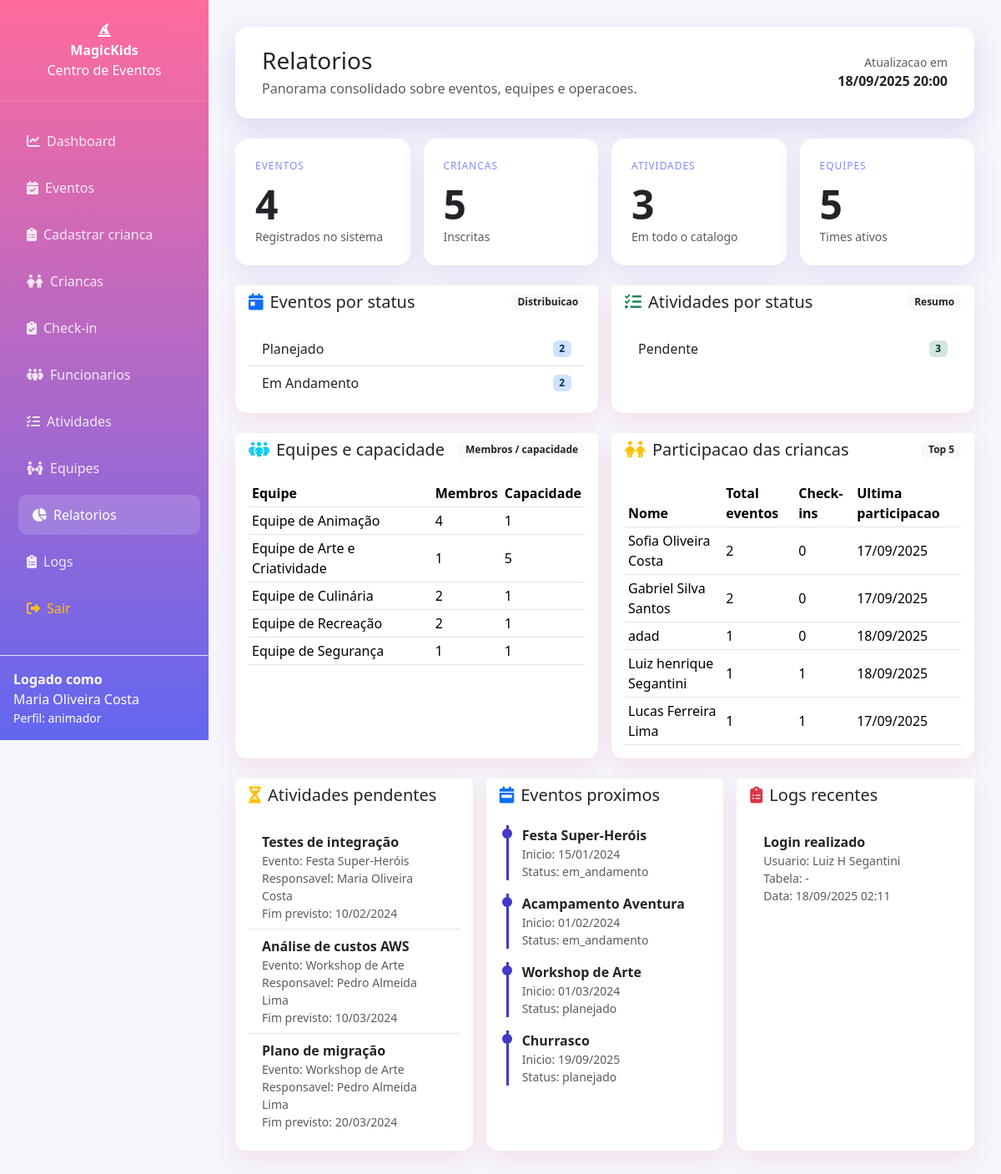
/relatorios.php (signed in), run on the app's committed database.
### tables this page shows
CREATE TABLE IF NOT EXISTS `usuarios` (
  `id` int(11) NOT NULL AUTO_INCREMENT,
  `nome_completo` varchar(255) NOT NULL,
  `cpf` varchar(14) NOT NULL,
  `email` varchar(255) NOT NULL,
  `cargo` varchar(100) DEFAULT NULL,
  `login` varchar(50) NOT NULL,
  `senha` varchar(255) NOT NULL,
  `perfil` enum('administrador','coordenador','animador','monitor','auxiliar') NOT NULL,
  `data_criacao` timestamp NOT NULL DEFAULT current_timestamp(),
  `data_atualizacao` timestamp NOT NULL DEFAULT current_timestamp() ON UPDATE current_timestamp(),
  PRIMARY KEY (`id`),
  UNIQUE KEY `cpf` (`cpf`),
  UNIQUE KEY `email` (`email`),
  UNIQUE KEY `login` (`login`)
);

CREATE TABLE IF NOT EXISTS `tarefas` (
  `id` int(11) NOT NULL AUTO_INCREMENT,
  `titulo` varchar(255) NOT NULL,
  `tipo_atividade` enum('Recreação','Alimentação','Oficina','Show','Brincadeira','Cuidados','Limpeza','Setup','Outro') DEFAULT 'Recreação',
  `descricao` text DEFAULT NULL,
  `material_necessario` text DEFAULT NULL,
  `publico_alvo` varchar(100) DEFAULT NULL,
  `evento_id` int(11) NOT NULL,
  `responsavel_id` int(11) DEFAULT NULL,
  `status` enum('pendente','em_execucao','concluida') DEFAULT 'pendente',
  `data_inicio` date DEFAULT NULL,
  `data_fim_prevista` date DEFAULT NULL,
  `data_fim_real` date DEFAULT NULL,
  `data_criacao` timestamp NOT NULL DEFAULT current_timestamp(),
  `data_atualizacao` timestamp NOT NULL DEFAULT current_timestamp() ON UPDATE current_timestamp(),
  PRIMARY KEY (`id`),
  KEY `projeto_id` (`evento_id`),
  KEY `responsavel_id` (`responsavel_id`),
  CONSTRAINT `tarefas_ibfk_1` FOREIGN KEY (`evento_id`) REFERENCES `eventos` (`id`) ON DELETE CASCADE,
  CONSTRAINT `tarefas_ibfk_2` FOREIGN KEY (`responsavel_id`) REFERENCES `usuarios` (`id`)
);

CREATE TABLE IF NOT EXISTS `eventos` (
  `id` int(11) NOT NULL AUTO_INCREMENT,
  `nome` varchar(255) NOT NULL,
  `tipo_evento` enum('Festa Infantil','Aniversário','Workshop','Acampamento','Gincana','Show Infantil','Outro') DEFAULT 'Festa Infantil',
  `faixa_etaria_min` int(3) DEFAULT 3,
  `faixa_etaria_max` int(3) DEFAULT 12,
  `capacidade_maxima` int(4) DEFAULT 50,
  `local_evento` text DEFAULT NULL,
  `duracao_horas` decimal(3,1) DEFAULT 4.0,
  `descricao` text DEFAULT NULL,
  `data_inicio` date DEFAULT NULL,
  `data_fim_evento` date DEFAULT NULL,
  `status` enum('planejado','em_andamento','concluido','cancelado') DEFAULT 'planejado',
  `coordenador_id` int(11) DEFAULT NULL,
  `data_criacao` timestamp NOT NULL DEFAULT current_timestamp(),
  `data_atualizacao` timestamp NOT NULL DEFAULT current_timestamp() ON UPDATE current_timestamp(),
  PRIMARY KEY (`id`),
  KEY `gerente_id` (`coordenador_id`),
  CONSTRAINT `eventos_ibfk_1` FOREIGN KEY (`coordenador_id`) REFERENCES `usuarios` (`id`)
);

CREATE TABLE IF NOT EXISTS `logs_sistema` (
  `id` int(11) NOT NULL AUTO_INCREMENT,
  `usuario_id` int(11) DEFAULT NULL,
  `acao` varchar(255) NOT NULL COMMENT 'Check-in criança, Check-out criança, Evento criado, Criança cadastrada, etc.',
  `tabela_afetada` varchar(100) DEFAULT NULL,
  `registro_id` int(11) DEFAULT NULL,
  `dados_anteriores` longtext DEFAULT NULL CHECK (json_valid(`dados_anteriores`)),
  `dados_novos` longtext DEFAULT NULL CHECK (json_valid(`dados_novos`)),
  `ip_address` varchar(45) DEFAULT NULL,
  `data_criacao` timestamp NOT NULL DEFAULT current_timestamp(),
  PRIMARY KEY (`id`),
  KEY `usuario_id` (`usuario_id`),
  CONSTRAINT `logs_sistema_ibfk_1` FOREIGN KEY (`usuario_id`) REFERENCES `usuarios` (`id`)
);

### relatorios.php (the view, shortened to what the rows shown need)
<?php
require_once 'includes/auth.php';
require_once 'controllers/RelatoriosController.php';
$controller = new RelatoriosController();
$currentUser = getCurrentUser();
$equipesDistribuicao = $controller->getEquipesDistribuicao();
$participacaoCriancas = $controller->getParticipacaoCriancas();
$atividadesPendentes = $controller->getAtividadesPendentes();
$eventosProximos = $controller->getEventosProximos();
$logsRecentes = $controller->getLogsRecentes();
$currentUserName = $currentUser['nome_completo'] ?? ($currentUser['nome'] ?? '');
$currentUserPerfil = $currentUser['perfil'] ?? '';
?>
<!DOCTYPE html>
<html lang="pt-BR">
<head>
    <link href="https://cdnjs.cloudflare.com/ajax/libs/bootstrap/5.3.2/css/bootstrap.min.css" rel="stylesheet">
    <link href="https://cdnjs.cloudflare.com/ajax/libs/font-awesome/6.4.0/css/all.min.css" rel="stylesheet">
</head>
<body>
    <div class="sidebar">
        <div class="p-3 border-top border-white-25 text-white-75">
            <div class="fw-semibold">Logado como</div>
            <div><?php echo htmlspecialchars($currentUserName, ENT_QUOTES, 'UTF-8'); ?></div>
            <div class="small">Perfil: <?php echo htmlspecialchars($currentUserPerfil, ENT_QUOTES, 'UTF-8'); ?></div>
        </div>
    </div>
    <main class="main-content">
        <div class="header-bar">
            <div>
                <h1 class="h3 mb-1">Relatorios</h1>
            </div>
        </div>
        <div class="row g-3 mb-4">
            <div class="col-lg-6">
                <div class="card mini-card h-100">
                    <div class="card-body">
                        <?php if (empty($equipesDistribuicao)): ?>
                        <p class="text-muted mb-0">Nenhuma equipe cadastrada.</p>
                        <?php else: ?>
                        <div class="table-responsive">
                            <table class="table table-sm align-middle mb-0">
                                <thead>
                                    <tr>
                                        <th>Equipe</th>
                                        <th>Membros</th>
                                        <th>Capacidade</th>
                                    </tr>
                                </thead>
                            </table>
                        </div>
                        <?php endif; ?>
                    </div>
                </div>
            </div>
            <div class="col-lg-6">
                <div class="card mini-card h-100">
                    <div class="card-body">
                        <?php if (empty($participacaoCriancas)): ?>
                        <p class="text-muted mb-0">Sem dados disponiveis.</p>
                        <?php else: ?>
                        <div class="table-responsive">
                            <table class="table table-sm align-middle mb-0">
                                <thead>
                                    <tr>
                                        <th>Nome</th>
                                        <th>Total eventos</th>
                                        <th>Check-ins</th>
                                        <th>Ultima participacao</th>
                                    </tr>
                                </thead>
                            </table>
                        </div>
                        <?php endif; ?>
                    </div>
                </div>
            </div>
        </div>
        <div class="row g-3">
            <div class="col-lg-4">
                <div class="card mini-card h-100">
                    <div class="card-body">
                        <?php if (empty($atividadesPendentes)): ?>
                        <p class="text-muted mb-0">Sem atividades pendentes.</p>
                        <?php else: ?>
                        <ul class="list-group list-group-flush">
                            <?php foreach ($atividadesPendentes as $atividade): ?>
                            <li class="list-group-item">
                                <div class="fw-semibold"><?php echo htmlspecialchars($atividade['titulo'], ENT_QUOTES, 'UTF-8'); ?></div>
                                <div class="text-muted small">Evento: <?php echo htmlspecialchars($atividade['evento_nome'] ?? 'Sem evento', ENT_QUOTES, 'UTF-8'); ?></div>
                                <div class="text-muted small">Responsavel: <?php echo htmlspecialchars($atividade['responsavel_nome'] ?? 'Nao atribuido', ENT_QUOTES, 'UTF-8'); ?></div>
                                <div class="text-muted small">Fim previsto: <?php echo $atividade['data_fim_prevista'] ? date('d/m/Y', strtotime($atividade['data_fim_prevista'])) : '-'; ?></div>
                            </li>
                            <?php endforeach; ?>
                        </ul>
                        <?php endif; ?>
                    </div>
                </div>
            </div>
            <div class="col-lg-4">
                <div class="card mini-card h-100">
                    <div class="card-body">
                        <?php if (empty($eventosProximos)): ?>
                        <p class="text-muted mb-0">Nenhum evento agendado.</p>
                        <?php else: ?>
                        <div class="timeline">
                            <?php foreach ($eventosProximos as $evento): ?>
                            <div class="timeline-item mb-3">
                                <div class="fw-semibold"><?php echo htmlspecialchars($evento['nome'], ENT_QUOTES, 'UTF-8'); ?></div>
                                <div class="text-muted small">Inicio: <?php echo $evento['data_inicio'] ? date('d/m/Y', strtotime($evento['data_inicio'])) : '-'; ?></div>
                                <div class="text-muted small">Status: <?php echo htmlspecialchars($evento['status'], ENT_QUOTES, 'UTF-8'); ?></div>
                            </div>
                            <?php endforeach; ?>
                        </div>
                        <?php endif; ?>
                    </div>
                </div>
            </div>
            <div class="col-lg-4">
                <div class="card mini-card h-100">
                    <div class="card-body">
                        <?php if (empty($logsRecentes)): ?>
                        <p class="text-muted mb-0">Nenhum log recente.</p>
                        <?php else: ?>
                        <ul class="list-group list-group-flush">
                            <?php foreach ($logsRecentes as $log): ?>
                            <li class="list-group-item">
                                <div class="fw-semibold"><?php echo htmlspecialchars($log['acao'], ENT_QUOTES, 'UTF-8'); ?></div>
                                <div class="text-muted small">Usuario: <?php echo htmlspecialchars($log['usuario_nome'] ?? 'Sistema', ENT_QUOTES, 'UTF-8'); ?></div>
                                <div class="text-muted small">Tabela: <?php echo htmlspecialchars($log['tabela_afetada'] ?? '-', ENT_QUOTES, 'UTF-8'); ?></div>
                                <div class="text-muted small">Data: <?php echo date('d/m/Y H:i', strtotime($log['data_criacao'])); ?></div>
                            </li>
                            <?php endforeach; ?>
                        </ul>
                        <?php endif; ?>
                    </div>
                </div>
            </div>
        </div>
    </main>
</body>
</html>

### data on the page
usuarios: nome_completo "Maria Oliveira Costa", perfil "animador"
tarefas: titulo "Testes de integração", evento.nome "Festa Super-Heróis", responsavel.nome_completo "Maria Oliveira Costa", data_fim_prevista "10/02/2024"
tarefas: titulo "Análise de custos AWS", evento.nome "Workshop de Arte", responsavel.nome_completo "Pedro Almeida Lima", data_fim_prevista "10/03/2024"
tarefas: titulo "Plano de migração", evento.nome "Workshop de Arte", responsavel.nome_completo "Pedro Almeida Lima", data_fim_prevista "20/03/2024"
eventos: nome "Festa Super-Heróis", data_inicio "15/01/2024", status "em_andamento"
eventos: nome "Acampamento Aventura", data_inicio "01/02/2024", status "em_andamento"
eventos: nome "Workshop de Arte", data_inicio "01/03/2024", status "planejado"
eventos: nome "Churrasco", data_inicio "19/09/2025", status "planejado"
logs_sistema: acao "Login realizado", usuario.nome_completo "Luiz H Segantini", tabela_afetada "-", data_criacao "18/09/2025 02:11"

### other printed values
$resumoGeral['total_eventos'] "4"
$resumoGeral['total_criancas'] "5"
$resumoGeral['total_atividades'] "3"
$resumoGeral['total_equipes'] "5"
str_replace('_', ' ', $status) "Planejado"
$total "2"
str_replace('_', ' ', $status) "Em Andamento"
str_replace('_', ' ', $status) "Pendente"
$total "3"
$linha['nome'] "Equipe de Animação"
$linha['membros'] "4"
$linha['capacidade_eventos'] "1"
$linha['nome'] "Equipe de Arte e Criatividade"
$linha['membros'] "1"
$linha['capacidade_eventos'] "5"
